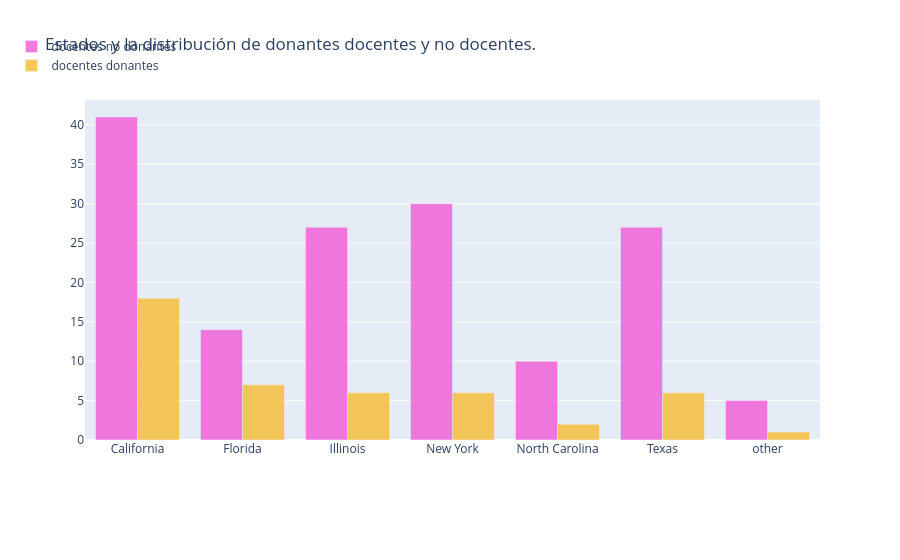

This figure's notebook cell:
### Markdown cell above
Aunque el mayor número de donantes proviene del estado de California, ubicado en la costa oeste, la región de la costa este de Estados Unidos tiene una mayor densidad de donantes en comparación con el oeste. También hay un número significativo de donantes ubicados en Hawái y Alaska.

## <a id="2.6">2.6 Número de donantes docentes y no docentes de cada estado</a>

### Code cell
# which city and state has maximum teacher donors 
tempdf = donors_df.groupby(['Donor State', 'Donor Is Teacher']).agg({'Donor Is Teacher' : 'count' }).rename(columns={'Donor Is Teacher' : 'Teacher Donor Counts'}).reset_index()

no_df = tempdf[tempdf['Donor Is Teacher']=='No']
no_x = no_df['Donor State']
no_y = no_df['Teacher Donor Counts']
yes_df = tempdf[tempdf['Donor Is Teacher']=='Yes']
yes_x = yes_df['Donor State']
yes_y = yes_df['Teacher Donor Counts']

trace1 = go.Bar(
    x=no_x,
    y=no_y,
    name='docentes no donantes',
    marker=dict(color='#f259d6'),
    opacity=0.8
)
trace2 = go.Bar(
    x=yes_x,
    y=yes_y,
    name='docentes donantes',
    marker=dict(color='#f7bb31'),
    opacity=0.8
)

data = [trace1, trace2]
layout = go.Layout(
    barmode='group',
    legend=dict(dict(x=-.1, y=1.2)),
    margin=dict(b=120),
    title = 'Estados y la distribución de donantes docentes y no docentes.',
)

fig = go.Figure(data=data, layout=layout)
iplot(fig, filename='grouped-bar')

### Figure 1 — Plotly figure (JSON) as saved in the notebook; plotly's stock layout.template omitted (floating-point values rounded to 4 significant figures)
{"data": [{"marker": {"color": "#f259d6"}, "name": "docentes no donantes", "opacity": 0.8, "type": "bar", "x": ["California", "Florida", "Illinois", "New York", "North Carolina", "Texas", "other"], "y": [41, 14, 27, 30, 10, 27, 5]}, {"marker": {"color": "#f7bb31"}, "name": "docentes donantes", "opacity": 0.8, "type": "bar", "x": ["California", "Florida", "Illinois", "New York", "North Carolina", "Texas", "other"], "y": [18, 7, 6, 6, 2, 6, 1]}], "layout": {"barmode": "group", "legend": {"x": -0.1, "y": 1.2}, "margin": {"b": 120}, "title": {"text": "Estados y la distribución de donantes docentes y no docentes."}}}
